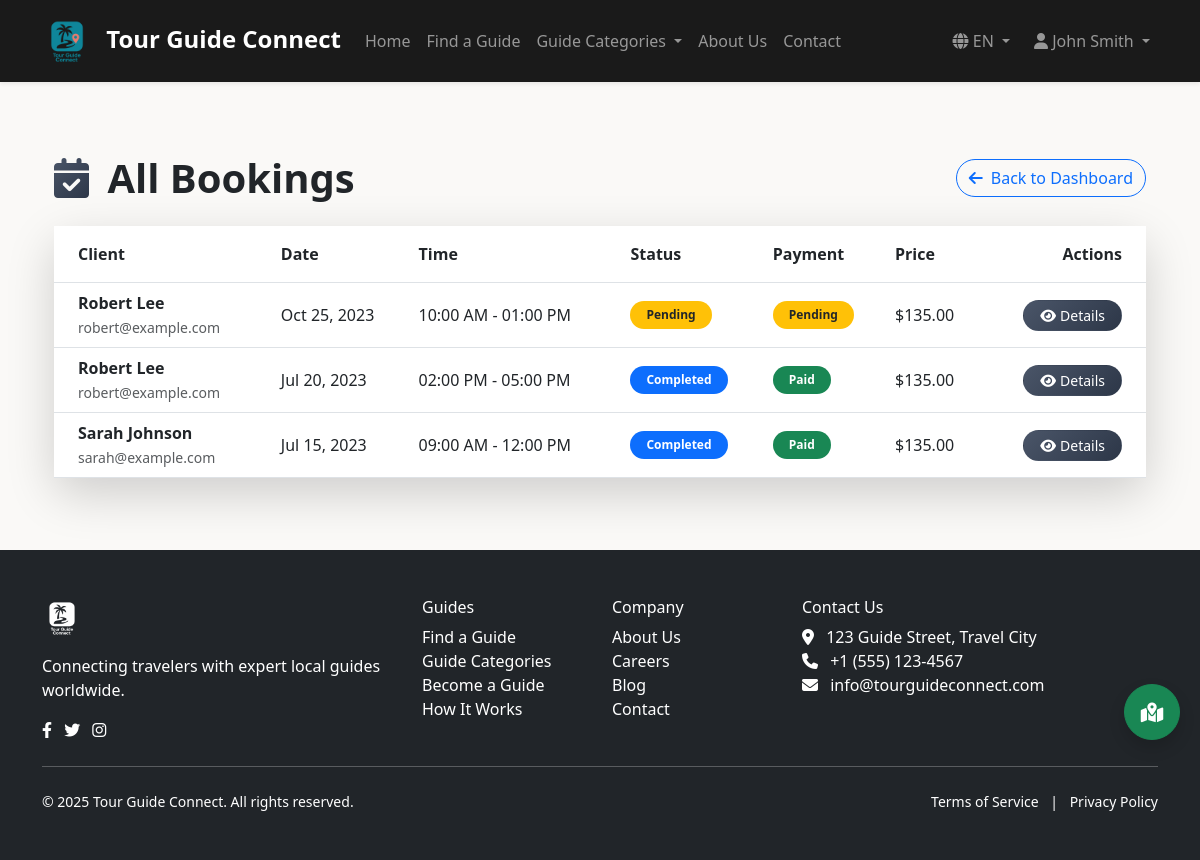
The app's page /guide/bookings (signed in) with its own data.
### tables this page shows
CREATE TABLE bookings (
    id INT AUTO_INCREMENT PRIMARY KEY,
    guide_id INT NOT NULL,
    user_id INT NOT NULL,
    booking_date DATE NOT NULL,
    start_time TIME NOT NULL,
    end_time TIME NOT NULL,
    total_hours DECIMAL(5, 2) NOT NULL,
    total_price DECIMAL(10, 2) NOT NULL,
    status ENUM('pending', 'confirmed', 'completed', 'cancelled') NOT NULL DEFAULT 'pending',
    payment_status ENUM('pending', 'paid', 'refunded') NOT NULL DEFAULT 'pending',
    transaction_id VARCHAR(50) NULL,
    special_requests TEXT NULL,
    number_of_people INT NOT NULL DEFAULT 1,
    meeting_location TEXT NOT NULL,
    created_at TIMESTAMP DEFAULT CURRENT_TIMESTAMP,
    updated_at TIMESTAMP DEFAULT CURRENT_TIMESTAMP ON UPDATE CURRENT_TIMESTAMP,
    FOREIGN KEY (guide_id) REFERENCES guide_profiles(id) ON DELETE CASCADE,
    FOREIGN KEY (user_id) REFERENCES users(id) ON DELETE CASCADE
);

CREATE TABLE users (
    id INT AUTO_INCREMENT PRIMARY KEY,
    name VARCHAR(100) NOT NULL,
    email VARCHAR(100) NOT NULL UNIQUE,
    google_id VARCHAR(255) NULL,
    password VARCHAR(255) NOT NULL,
    user_type ENUM('user', 'guide', 'admin') NOT NULL DEFAULT 'user',
    profile_image VARCHAR(255) DEFAULT 'default.jpg',
    created_at TIMESTAMP DEFAULT CURRENT_TIMESTAMP,
    updated_at TIMESTAMP DEFAULT CURRENT_TIMESTAMP ON UPDATE CURRENT_TIMESTAMP,
    last_login TIMESTAMP NULL,
    status ENUM('active', 'inactive', 'pending', 'banned') NOT NULL DEFAULT 'pending',
    verification_token VARCHAR(100) NULL,
    reset_token VARCHAR(100) NULL,
    reset_token_expires TIMESTAMP NULL,
    phone VARCHAR(20) NULL,
    address TEXT NULL,
    hobbies TEXT NULL,
    UNIQUE INDEX google_id_idx (google_id)
);

### app/controllers/GuideController.php (called while the page is built, shortened)
<?php
class GuideController
{
    private $userModel;
    private $guideModel;
    public function __construct()
    {
        $this->userModel = new UserModel();
        $this->guideModel = new GuideModel();
    }
    private function getGuideProfile($userId)
    {
        if ($this->guideModel && method_exists($this->guideModel, 'getGuideProfileByUserId')) {
            return $this->guideModel->getGuideProfileByUserId($userId);
        }
         $db = new Database();
        $db->query('
            SELECT g.*, u.name, u.email, u.profile_image, u.created_at
            FROM guide_profiles g
            JOIN users u ON g.user_id = u.id
            WHERE u.id = :user_id
        ');
        $db->bind(':user_id', $userId);
        return $db->single();
    }
    private function loadView($view, $data = [])
    {
        extract($data);
        require_once VIEW_PATH . '/shares/header.php';
        require_once VIEW_PATH . '/' . $view . '.php';
        require_once VIEW_PATH . '/shares/footer.php';
    }
    public function bookingsList()
    {
        $user = $this->userModel->findUserById($_SESSION['user_id']);
        $guide = $this->getGuideProfile($user->id);
        $db = new Database();
        $db->query('
            SELECT b.*, u.name as client_name, u.email as client_email
            FROM bookings b
            JOIN users u ON b.user_id = u.id
            WHERE b.guide_id = :guide_id
            ORDER BY b.booking_date DESC, b.start_time DESC
        ');
        $db->bind(':guide_id', $guide->id);
        $bookings = $db->resultSet();
        $data = [
            'title' => 'All Bookings',
            'bookings' => $bookings
        ];
        $this->loadView('tourGuides/bookings', $data);
    }
}

### index.php (called while the page is built, shortened)
<?php
require_once APP_PATH . '/config/database.php';
require_once HELPER_PATH . '/functions.php';
$uri = $_SERVER['REQUEST_URI'];
$base = dirname($_SERVER['SCRIPT_NAME']);
if (strpos($uri, $base) === 0) {
    $uri = substr($uri, strlen($base));
}
$uri = rtrim($uri, '/');
require_once APP_PATH . '/route.php';
handle_custom_routes(trim($uri, '/'), $routes);

### app/helpers/functions.php (called while the page is built, shortened)
<?php
function url($path = '') {
    return URL_ROOT . '/' . $path;
}

### app/config/database.php (called while the page is built, shortened)
<?php
class Database {
    private $host = DB_HOST;
    private $user = DB_USER;
    private $pass = DB_PASS;
    private $dbname = DB_NAME;
    private $dbh;
    private $stmt;
    public function __construct() {
        $dsn = 'mysql:host=' . $this->host . ';dbname=' . $this->dbname . ';charset=utf8mb4';
        $options = [
            PDO::ATTR_PERSISTENT => true,
            PDO::ATTR_ERRMODE => PDO::ERRMODE_EXCEPTION,
            PDO::ATTR_DEFAULT_FETCH_MODE => PDO::FETCH_OBJ,
            PDO::ATTR_EMULATE_PREPARES => false
        ];
        try {
            $this->dbh = new PDO($dsn, $this->user, $this->pass, $options);
        } catch(PDOException $e) {
            $this->error = $e->getMessage();
            error_log('Database Connection Error: ' . $this->error);
            echo '<div style="background-color: #f8d7da; color: #721c24; padding: 10px; margin: 10px 0; border: 1px solid #f5c6cb; border-radius: 5px;">';
            echo '<h3>Database Connection Error</h3>';
            echo '<p>Unable to connect to the database. Please try again later or contact the administrator.</p>';
            if (defined('ENVIRONMENT') && ENVIRONMENT === 'development') {
                echo '<p><strong>Error:</strong> ' . $this->error . '</p>';
            }
            echo '</div>';
            exit;
        }
    }
    public function query($sql) {
        $this->stmt = $this->dbh->prepare($sql);
    }
    public function bind($param, $value, $type = null) {
        if(is_null($type)) {
            switch(true) {
                case is_int($value):
                    $type = PDO::PARAM_INT;
                    break;
            }
        }
        $this->stmt->bindValue($param, $value, $type);
    }
    public function execute() {
        return $this->stmt->execute();
    }
    public function resultSet() {
        $this->execute();
        return $this->stmt->fetchAll();
    }
}

### app/views/tourGuides/bookings.php (the view, shortened to what this page needs)
<div class="container py-5">
    <div class="d-flex justify-content-between align-items-center mb-4">
        <h1 class="display-6 fw-bold mb-0">
            <i class="fas fa-calendar-check me-2" style="background: linear-gradient(135deg, #4a5568 0%, #2d3748 100%); -webkit-background-clip: text; background-clip: text; -webkit-text-fill-color: transparent;"></i>
            All Bookings
        </h1>
        <a href="<?php echo url('guide/dashboard'); ?>" class="btn btn-outline-primary rounded-pill">
            <i class="fas fa-arrow-left me-2"></i>Back to Dashboard
        </a>
    </div>
    <?php if (!empty($bookings)): ?>
        <div class="card border-0 shadow-lg rounded-4">
            <div class="card-body p-0">
                <div class="table-responsive">
                    <table class="table table-hover align-middle mb-0">
                        <thead>
                            <tr style="background: linear-gradient(135deg, #f8f9fc 0%, #eef1f6 100%);">
                                <th class="py-3 ps-4">Client</th>
                                <th class="py-3">Date</th>
                                <th class="py-3">Time</th>
                                <th class="py-3">Status</th>
                                <th class="py-3">Payment</th>
                                <th class="py-3">Price</th>
                                <th class="py-3 pe-4 text-end">Actions</th>
                            </tr>
                        </thead>
                        <tbody>
                            <?php foreach ($bookings as $booking): ?>
                                <tr>
                                    <td class="ps-4">
                                        <div class="fw-bold text-dark"><?php echo htmlspecialchars($booking->client_name); ?></div>
                                        <small class="text-muted"><?php echo htmlspecialchars($booking->client_email); ?></small>
                                    </td>
                                    <td><?php echo date('M d, Y', strtotime($booking->booking_date)); ?></td>
                                    <td><?php echo date('h:i A', strtotime($booking->start_time)) . ' - ' . date('h:i A', strtotime($booking->end_time)); ?></td>
                                    <td>
                                        <?php
                                            $statusClass = 'bg-secondary';
                                            switch ($booking->status) {
                                                case 'pending': $statusClass = 'bg-warning text-dark'; break;
                                                case 'completed': $statusClass = 'bg-primary'; break;
                                            }
                                        ?>
                                        <span class="badge rounded-pill px-3 py-2 <?php echo $statusClass; ?>"><?php echo ucfirst($booking->status); ?></span>
                                    </td>
                                    <td>
                                        <span class="badge rounded-pill px-3 py-2 <?php echo $booking->payment_status === 'paid' ? 'bg-success' : 'bg-warning text-dark'; ?>">
                                            <?php echo ucfirst($booking->payment_status); ?>
                                        </span>
                                    </td>
                                    <td>$<?php echo number_format($booking->total_price, 2); ?></td>
                                    <td class="pe-4 text-end">
                                        <a href="<?php echo url('guide/booking/' . $booking->id); ?>" class="btn btn-sm rounded-pill px-3" style="background: linear-gradient(135deg, #4a5568 0%, #2d3748 100%); color: white;">
                                            <i class="fas fa-eye me-1"></i>Details
                                        </a>
                                    </td>
                                </tr>
                            <?php endforeach; ?>
                        </tbody>
                    </table>
                </div>
            </div>
        </div>
    <?php else: ?>
        <div class="alert alert-info rounded-4 p-4 shadow">
            <i class="fas fa-info-circle me-2"></i>You don't have any bookings yet.
        </div>
    <?php endif; ?>
</div>

### app/route.php (shortened to what this page needs)
<?php
function handle_custom_routes($uri, $routes) {
    foreach ($routes as $route) {
        if (preg_match($route['pattern'], $uri, $matches)) {
            $controller = new $route['controller']();
            $params = [];
            call_user_func_array([$controller, $route['method']], $params);
            exit;
        }
    }
}

### public/css/style.css (style rules this page uses)
:root { --primary-green: #4CAF50; --orange: #FF9800; --dark-bg: #1a1a1a; --darker-bg: #2a2a2a; --light-gray: #f5f5f5; --warm-beige: #faf9f7; --warm-cream: #fffef9; }
body { background-color: var(--warm-beige) !important; min-height: 100vh; }
* { transition: color 0.3s ease, background-color 0.3s ease; }
.card.shadow-lg { transition: transform 0.3s ease, box-shadow 0.3s ease; }
.card { background-color: #ffffff !important; }

### records on screen
bookings: user.name "Robert Lee", user.email "robert@example.com", booking_date "Oct 25, 2023", start_time "10:00 AM", end_time "01:00 PM", status "Pending", payment_status "Pending", total_price "135.00"
bookings: user.name "Robert Lee", user.email "robert@example.com", booking_date "Jul 20, 2023", start_time "02:00 PM", end_time "05:00 PM", status "Completed", payment_status "Paid", total_price "135.00"
bookings: user.name "Sarah Johnson", user.email "sarah@example.com", booking_date "Jul 15, 2023", start_time "09:00 AM", end_time "12:00 PM", status "Completed", payment_status "Paid", total_price "135.00"
